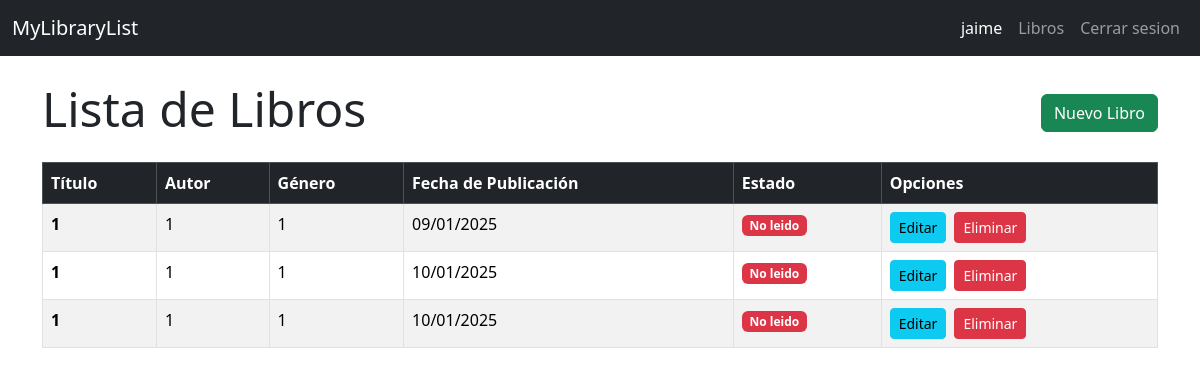
The app's page /library/list (signed in) with its own data.
### app/models.py (models this page shows, shortened)
class User(db.Model):
    id = db.Column(db.Integer, primary_key=True)
    username = db.Column(db.String(20), unique=True, nullable=False)
    password = db.Column(db.Text, nullable=False)

class Libro(db.Model):
    id = db.Column(db.Integer, primary_key=True)
    created_by = db.Column(db.Integer, db.ForeignKey('user.id'), nullable=False)
    title = db.Column(db.String(100), nullable=False)
    author = db.Column(db.String(100), nullable=False)
    genre = db.Column(db.String(50), nullable=False)
    published_date = db.Column(db.Date, nullable=False)
    state = db.Column(db.Boolean, default = False)

### app/library.py (the view)
@bp.route('/list') #Rutas secundarias
@login_required
def index():
    libros = Libro.query.all()
    return render_template('/library/index.html', libros = libros)

### app/auth.py (called while the page is built)
@bp.before_app_request
def load_logged_in_user():
    user_id = session.get('user_id')
    if user_id is None:
        g.user = None
    else:
        g.user = User.query.get_or_404(user_id)

def login_required(view):
    @functools.wraps(view)
    def wrapped_view(**kwargs):
        if g.user is None:
            return redirect(url_for('auth.login'))
        return view(**kwargs)
    return wrapped_view

### app/templates/library/index.html (shortened to what this page needs)
{% extends 'base.html' %}
{% block content %}
<section class="container my-4">
  <nav class="d-flex justify-content-between align-items-center mb-3">
    <h1 class="display-5">Lista de Libros</h1>
    <a href="{{ url_for('library.create') }}" class="btn btn-success">
       Nuevo Libro
    </a>
  </nav>
  <div class="table-responsive">
    <table class="table table-striped table-bordered">
      <thead class="table-dark">
        <tr>
          <th>Título</th>
          <th>Autor</th>
          <th>Género</th>
          <th>Fecha de Publicación</th>
          <th>Estado</th>
          <th>Opciones</th>
        </tr>
      </thead>
      <tbody>
        {% for libro in libros %}
        {% if g.user.id == libro.created_by %}
        <tr>
          <td><strong>{{ libro.title }}</strong></td>
          <td>{{ libro.author }}</td>
          <td>{{ libro.genre }}</td>
          <td>{{ libro.published_date.strftime('%d/%m/%Y') }}</td>
          <td>
            {% if libro.state %}
            <span class="badge bg-success">Leido</span>
            {% else %}
            <span class="badge bg-danger">No leido</span>
            {% endif %}
          </td>
          <td>
            <div class="d-flex gap-2">
              <a href="{{url_for('library.update', id = libro.id)}}" class="btn btn-info btn-sm">
                 Editar
              </a>
              <form action="{{url_for('library.delete', id = libro.id)}}" method="POST" style="display: inline;">
                <button type="submit" class="btn btn-danger btn-sm">
                   Eliminar
                </button>
              </form>
            </div>
          </td>
        </tr>
        {% endif %}
        {% else %}
        <tr>
          <td colspan="6" class="text-center">No hay libros disponibles.</td>
        </tr>
        {% endfor %}
      </tbody>
    </table>
  </div>
</section>
{% endblock content %}

### app/templates/base.html (shortened to what this page needs)
<!DOCTYPE html>
<html lang="en">
  <head>
    <link
      href="https://cdn.jsdelivr.net/npm/bootstrap@5.3.3/dist/css/bootstrap.min.css"
      rel="stylesheet"
    />
  </head>
  <body>
    <nav class="navbar navbar-expand-sm navbar-dark bg-dark" data-bs-theme="dark">
        <div class="container-fluid">
          <a class="navbar-brand" href="{{ url_for('index') }}">MyLibraryList</a>
          <div class="collapse navbar-collapse justify-content-end" id="navbarSupportedContent">
            <ul class="navbar-nav ms-auto mb-2 mb-lg-0">
              {% if g.user %}
              <li class="nav-item">
                <span class="nav-link active"> {{ g.user.username }}</span>
              </li>
              <li class="nav-item">
                <a class="nav-link" href="{{ url_for('library.index') }}">Libros</a>
              </li>
              <li class="nav-item">
                <a class="nav-link" href="{{ url_for('auth.logout') }}">Cerrar sesion</a>
              </li>
              {% else %}
              <li class="nav-item">
                <a class="nav-link" aria-current="page" href="{{ url_for('auth.register') }}">Registrarse</a>
              </li>
              <li class="nav-item">
                <a class="nav-link" href="{{ url_for('auth.login') }}">Iniciar Sesion</a>
              {% endif %}
            </ul>
          </div>
        </div>
      </nav>
    {% block content %} {% endblock %}
  </body>
</html>

### records on screen
User: user.username "jaime"
Libro: title "1", author "1", genre "1", published_date "09/01/2025", state "No leido"
Libro: title "1", author "1", genre "1", published_date "10/01/2025", state "No leido"
Libro: title "1", author "1", genre "1", published_date "10/01/2025", state "No leido"
